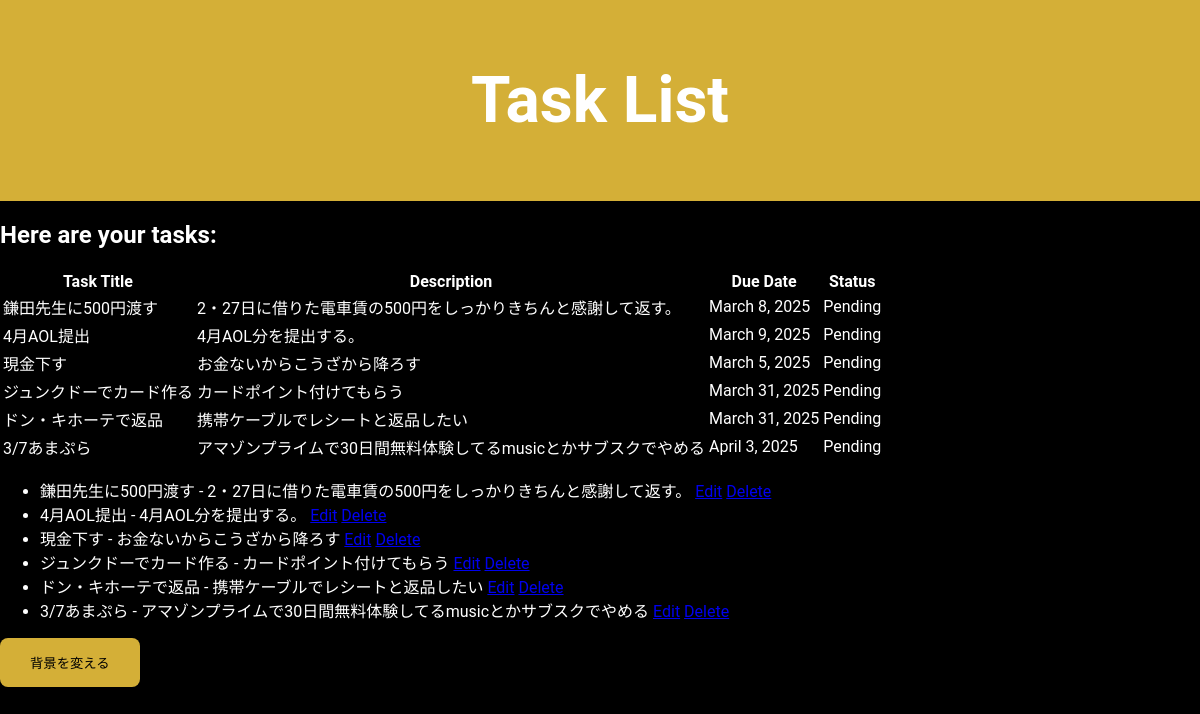
The app's page / (signed in) with its own data.
### todo/models.py (models this page shows)
class Task(models.Model):
    user = models.ForeignKey(User, on_delete=models.CASCADE)  # ユーザーと紐づける
    title = models.CharField(max_length=255)
    description = models.TextField(null=True, blank=True)  # 追加
    due_date = models.DateField(null=True, blank=True, default=timezone.now)  # 追加
    priority = models.IntegerField(default=1)  # 追加
    is_completed = models.BooleanField(default=False)
    created_at = models.DateTimeField(auto_now_add=True)

### todo/views.py (the view)
# urls.py: path('', task_list, name='task_list'),
@login_required
def task_list(request):
    tasks = Task.objects.filter(user=request.user)  # ユーザーごとにタスクを表示
    return render(request, 'todo/task_list.html', {'tasks': tasks})

### todo/templates/todo/task_list.html (shortened to what this page needs)
{% load static %}
<!DOCTYPE html>
<html lang="en">
<head>
    <link rel="stylesheet" href="{% static 'css/style.css' %}">
</head>
<body>
    <header>
        <h1>Task List</h1>
    </header>
    <div class="container">
        <h2>Here are your tasks:</h2>
        <table>
            <thead>
                <tr>
                    <th>Task Title</th>
                    <th>Description</th>
                    <th>Due Date</th>
                    <th>Status</th>
                </tr>
            </thead>
            <tbody>
                {% for task in tasks %}
                    <tr class="fade-in task {% if task.is_completed %}completed{% else %}pending{% endif %}">
                        <td>{{ task.title }}</td>
                        <td>{{ task.description }}</td>
                        <td>{{ task.due_date|default:"No due date" }}</td>
                        <td>
                            {% if task.is_completed %}
                                <span>Completed</span>
                            {% else %}
                                <span>Pending</span>
                            {% endif %}
                        </td>
                    </tr>
                {% empty %}
                    <tr>
                        <td colspan="4">No tasks available</td>
                    </tr>
                {% endfor %}
            </tbody>
        </table>
    </div>
    <ul>
        {% for task in tasks %}
            <li>
                {{ task.title }} - {{ task.description }}
                <a href="{% url 'task_edit' task.id %}">Edit</a>
                <a href="{% url 'task_delete' task.id %}">Delete</a>
            </li>
        {% endfor %}
    </ul>
</body>
</html>

### todo/static/css/style.css (style rules this page uses)
body { font-family: 'Roboto', sans-serif; background-color: #000000; color: #FFFFFF; margin: 0; padding: 0; transition: background-color 0.3s ease; }
header { background-color: #D4AF37; padding: 20px; text-align: center; font-size: 2rem; }
.fade-in { opacity: 0; animation: fadeIn 2s forwards; }

### records on screen
Task: title "鎌田先生に500円渡す", description "2・27日に借りた電車賃の500円をしっかりきちんと感謝して返す。", due_date "March 8, 2025", is_completed "Pending"
Task: title "4月AOL提出", description "4月AOL分を提出する。", due_date "March 9, 2025", is_completed "Pending"
Task: title "現金下す", description "お金ないからこうざから降ろす", due_date "March 5, 2025", is_completed "Pending"
Task: title "ジュンクドーでカード作る", description "カードポイント付けてもらう", due_date "March 31, 2025", is_completed "Pending"
Task: title "ドン・キホーテで返品", description "携帯ケーブルでレシートと返品したい", due_date "March 31, 2025", is_completed "Pending"
Task: title "3/7あまぷら", description "アマゾンプライムで30日間無料体験してるmusicとかサブスクでやめる", due_date "April 3, 2025", is_completed "Pending"
